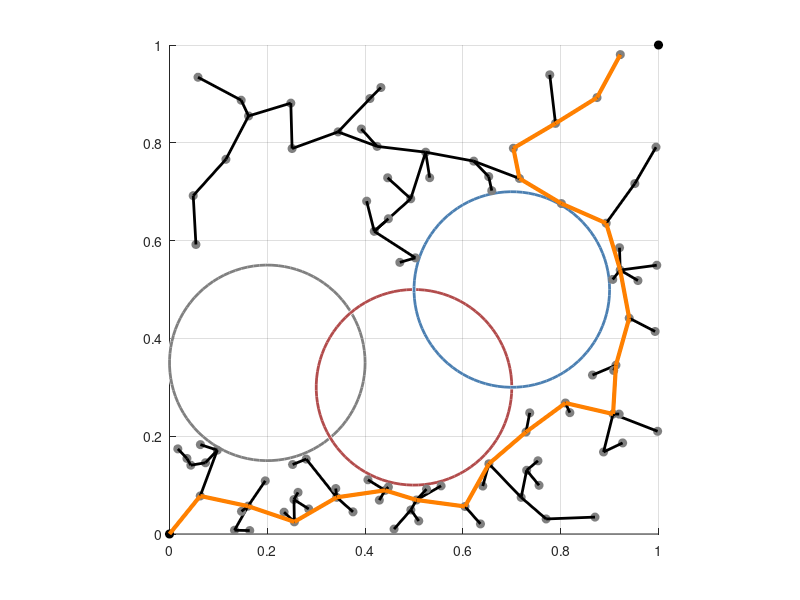

Recreate this plot in MATLAB.
% Baseline

clear
close all
% Environment initiation
theta_start.coord = [0; 0];
theta_goal = [1; 1];

% Obstacle Parameters
% First obstacle center and radius
center = [0.2; 0.35];
radius = 0.2;
% Second obstacle center and radius
center2 = [0.5; 0.3]; 
radius2 = 0.2;
% Third obstacle center and radius
center3 = [0.7; 0.5];
radius3 = 0.2;

% Specifying parameters
epsilon = 0.1;
delta = 0.1;
N = 1000;

% Visualizing the environment
figure
grid on
hold on
axis([0, 1, 0, 1])
axis equal
viscircles(center', radius, 'Color', [0.5, 0.5, 0.5]);
viscircles(center2', radius2, 'Color', [0.7, 0.3, 0.3]); % Visualizing the second obstacle
viscircles(center3', radius3, 'Color', [0.3, 0.5, 0.7]); % Visualizing the third obstacle
plot(0, 0, 'ko', 'MarkerFaceColor', 'k')
plot(1, 1, 'ko', 'MarkerFaceColor', 'k')

% Initializing the tree
theta_start.parent = 0;
G(1) = theta_start;

for idx = 1:N
    
    % Stop if the last node in G is close to theta_goal
    if norm(G(end).coord  - theta_goal) < epsilon
        break
    end

    % Sample random joint position
    theta_rand = rand(2,1);
    % % theta_rand = theta_goal;
    % % if rand() < 0.8
    % %     theta_rand = rand(2,1);
    % % end
    
    % Find node in G nearest to theta_rand
    min_dist = inf;
    theta_near_index = 0;

    for jdx = 1:length(G)
        coord = G(jdx).coord;
        dist = norm(theta_rand - coord);
        if dist < min_dist
            min_dist = dist;
            theta_near_index = jdx;
        end
    end

    theta_near = G(theta_near_index);
    % take a step from theta_near towards theta_rand
    vec_to_rand = theta_rand - theta_near.coord;
    dist_to_rand = norm(vec_to_rand);
    if dist_to_rand < delta
        theta_new.coord = theta_rand;
    else
        theta_new.coord = theta_near.coord + delta * ...
        vec_to_rand/dist_to_rand;
    end
    
    % Check if theta_new is collision free with all obstacles
    dist_to_obs1 = norm(theta_new.coord - center);
    dist_to_obs2 = norm(theta_new.coord - center2);
    dist_to_obs3 = norm(theta_new.coord - center3);
    if dist_to_obs1 < radius || dist_to_obs2 < radius2 || dist_to_obs3 < radius3
        continue
    end

    % If collision free, add theta_new to tree with parent theta_near
    theta_new.parent = theta_near_index;
    G = [G, theta_new];
    % Plot node and edge
    plot(theta_new.coord(1), theta_new.coord(2), 'o', 'Color', [0.5, 0.5, 0.5], ...
    'MarkerFaceColor', [0.5, 0.5, 0.5])
    line([theta_near.coord(1), theta_new.coord(1)], [theta_near.coord(2), ...
    theta_new.coord(2)], 'Color', 'k', 'LineWidth', 2);
    drawnow

end

% Work backwards from the final node to the root of the tree
child_theta = G(end);
while child_theta.parent ~= 0

    parent_theta_index = child_theta.parent;
    parent_theta = G(parent_theta_index);
    line([child_theta.coord(1), parent_theta.coord(1)], ...
        [child_theta.coord(2), parent_theta.coord(2)], ...
        'Color', [1, 0.5, 0], 'LineWidth', 3);
    child_theta = parent_theta;
end